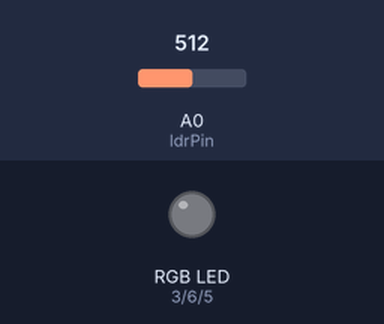
Recording of a sketch running on a simulated Arduino Uno, built with avr-gcc and run on an emulated ATmega328P. Shown: an RGB LED mixed from three pins (HIGH = lit). The test bench sets the inputs (shaded band); at power-on: A0 (ldrPin) = 512. Storage starts empty.

Above: at 1.2 s.
1.3 s: A0 (ldrPin) set to 885
4.3 s: A0 (ldrPin) set to 915
At 5.0 s:
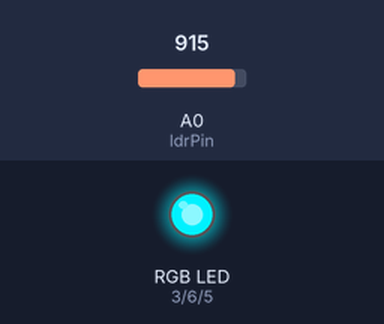
Timing chart, 0 to 16.6 s (numbered marks = the images above; inputs shaded):
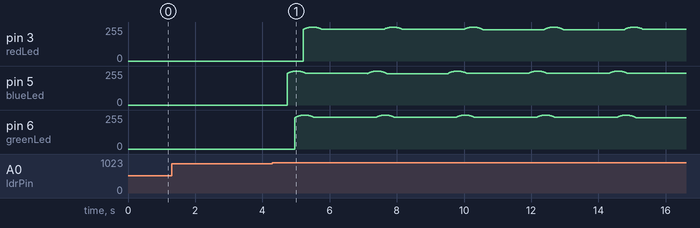

The sketch:

Meditation_Night_light.ino
```cpp
// Meditation Night Light
// Changes an RGB LED's color smoothly that only turns on
// when it's dark around it. Plays calm music to meditate.

// Author: Ricardo Ouvina
// Date: 19/07/2012
// Version: 2.0 - Night Light
//
// Modified by: Yulia Shilova
// Date: 5/12/2019
// Version: 2.2 - Music Feature

// ---------------------------------------------------
// The brightness of the leds follows these equations:
// Red = sin(x)
// Green = sin(x + PI/3)
// Blue = sin(x + 2PI/3)
// for x from 0 to PI
// ---------------------------------------------------

// Libraries for the music feature
#include "SD.h"
#include "TMRpcm.h"
#include "SPI.h"

#define SD_ChipSelectPin 10 // connect CS to pin 10 (PWM)

TMRpcm tmrpcm;

float RGB[3];
int ldrPin = 0;     // LDR in A 0 to read the ambient light
int ambientLight;   // variable to store the value of the ambient light
int redLed   = 3;   // red LED in Digital Pin 3 (PWM)
int greenLed = 6;   // green LED in Digital Pin 6 (PWM)
int blueLed  = 5;   // blue LED in Digital Pin 5 (PWM)

void setup(){
  // set speaker output to pin 9
  tmrpcm.speakerPin=9;

  Serial.begin(9600);

  //print error message if SD card failed
  if(!SD.begin(SD_ChipSelectPin)){
    Serial.println("SD failed");
    return;
  }

  // set up outputs
  pinMode(redLed,OUTPUT);
  pinMode(greenLed,OUTPUT);
  pinMode(blueLed,OUTPUT);

  // set all the outputs to low
  digitalWrite(redLed,LOW);
  digitalWrite(greenLed,LOW);
  digitalWrite(blueLed,LOW);
}

// function that turns LED on and off based on whether it is dark in the room or not
void manageLED(){

  ambientLight=analogRead(ldrPin);

  if(ambientLight>900){
    // calculate brightness for each colour in LED
    for (float x=0;x<PI;x=x+0.00001){
      RGB[0]=255*abs(sin(x*(180/PI)));
      RGB[1]=255*abs(sin((x+PI/3)*(180/PI)));
      RGB[2]=255*abs(sin((x+(2*PI)/3)*(180/PI)));

      // turn LED on
      analogWrite(redLed,RGB[0]);
      analogWrite(greenLed,RGB[1]);
      analogWrite(blueLed,RGB[2]);
    }
  }
  else{
     // turn LED off
    analogWrite(redLed,RGB[0]);
    analogWrite(greenLed,RGB[1]);
    analogWrite(blueLed,RGB[2]);
  }
  delay(1);
  return;
}

// function that turns music on and off based on whether it is dark in the room or not
void manageMusic(){

  ambientLight=analogRead(ldrPin);

  if(ambientLight>900){
    tmrpcm.setVolume(4);
    tmrpcm.quality(1);
    tmrpcm.play("test.wav");
  }
  else{
    tmrpcm.pause();
  }
  delay(1);
  return;
}

void loop(){
  manageLED();
  manageMusic();
}
```

Measured:
- the behaviour switches between 900 and 901 on A0 (ldrPin) (found by bisection; images 0 and 1)
